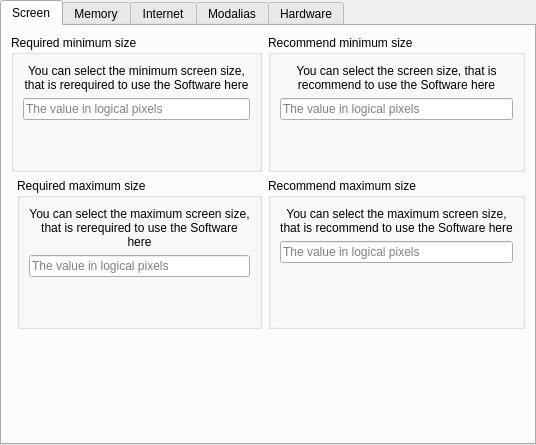
<?xml version="1.0" encoding="UTF-8"?>
<ui version="4.0">
 <class>RelationsWidget</class>
 <widget class="QWidget" name="RelationsWidget">
  <property name="geometry">
   <rect>
    <x>0</x>
    <y>0</y>
    <width>536</width>
    <height>445</height>
   </rect>
  </property>
  <property name="windowTitle">
   <string notr="true">RelationsWidget</string>
  </property>
  <layout class="QVBoxLayout" name="verticalLayout">
   <property name="leftMargin">
    <number>0</number>
   </property>
   <property name="topMargin">
    <number>0</number>
   </property>
   <property name="rightMargin">
    <number>0</number>
   </property>
   <property name="bottomMargin">
    <number>0</number>
   </property>
   <item>
    <widget class="QTabWidget" name="main_tab_widget">
     <property name="currentIndex">
      <number>0</number>
     </property>
     <widget class="QWidget" name="tab">
      <attribute name="title">
       <string>Screen</string>
      </attribute>
      <layout class="QGridLayout" name="gridLayout">
       <item row="3" column="1">
        <widget class="QGroupBox" name="groupBox_2">
         <property name="title">
          <string>Required maximum size</string>
         </property>
         <layout class="QVBoxLayout" name="verticalLayout_3">
          <item>
           <widget class="QLabel" name="label_2">
            <property name="text">
             <string>You can select the maximum screen size, that is rerequired to use the Software here</string>
            </property>
            <property name="alignment">
             <set>Qt::AlignCenter</set>
            </property>
            <property name="wordWrap">
             <bool>true</bool>
            </property>
           </widget>
          </item>
          <item>
           <widget class="QLineEdit" name="edit_screen_custom_le_requires">
            <property name="placeholderText">
             <string>The value in logical pixels</string>
            </property>
           </widget>
          </item>
          <item>
           <spacer name="verticalSpacer_5">
            <property name="orientation">
             <enum>Qt::Vertical</enum>
            </property>
            <property name="sizeHint" stdset="0">
             <size>
              <width>20</width>
              <height>40</height>
             </size>
            </property>
           </spacer>
          </item>
         </layout>
        </widget>
       </item>
       <item row="3" column="2">
        <widget class="QGroupBox" name="groupBox_3">
         <property name="title">
          <string>Recommend maximum size</string>
         </property>
         <layout class="QVBoxLayout" name="verticalLayout_4">
          <item>
           <widget class="QLabel" name="label_3">
            <property name="text">
             <string>You can select the maximum screen size, that is recommend to use the Software here</string>
            </property>
            <property name="alignment">
             <set>Qt::AlignCenter</set>
            </property>
            <property name="wordWrap">
             <bool>true</bool>
            </property>
           </widget>
          </item>
          <item>
           <widget class="QLineEdit" name="edit_screen_custom_le_recommends">
            <property name="placeholderText">
             <string>The value in logical pixels</string>
            </property>
           </widget>
          </item>
          <item>
           <spacer name="verticalSpacer_7">
            <property name="orientation">
             <enum>Qt::Vertical</enum>
            </property>
            <property name="sizeHint" stdset="0">
             <size>
              <width>20</width>
              <height>40</height>
             </size>
            </property>
           </spacer>
          </item>
         </layout>
        </widget>
       </item>
       <item row="0" column="2">
        <widget class="QGroupBox" name="groupBox_4">
         <property name="title">
          <string>Recommend minimum size</string>
         </property>
         <layout class="QVBoxLayout" name="verticalLayout_5">
          <item>
           <widget class="QLabel" name="label_4">
            <property name="text">
             <string>You can select the screen size, that is recommend to use the Software here</string>
            </property>
            <property name="alignment">
             <set>Qt::AlignCenter</set>
            </property>
            <property name="wordWrap">
             <bool>true</bool>
            </property>
           </widget>
          </item>
          <item>
           <widget class="QLineEdit" name="edit_screen_custom_ge_recommends">
            <property name="placeholderText">
             <string>The value in logical pixels</string>
            </property>
           </widget>
          </item>
          <item>
           <spacer name="verticalSpacer_8">
            <property name="orientation">
             <enum>Qt::Vertical</enum>
            </property>
            <property name="sizeHint" stdset="0">
             <size>
              <width>20</width>
              <height>40</height>
             </size>
            </property>
           </spacer>
          </item>
         </layout>
        </widget>
       </item>
       <item row="0" column="0" colspan="2">
        <widget class="QGroupBox" name="groupBox">
         <property name="title">
          <string>Required minimum size</string>
         </property>
         <layout class="QVBoxLayout" name="verticalLayout_2">
          <item>
           <widget class="QLabel" name="label">
            <property name="text">
             <string>You can select the minimum screen size, that is rerequired to use the Software here</string>
            </property>
            <property name="alignment">
             <set>Qt::AlignCenter</set>
            </property>
            <property name="wordWrap">
             <bool>true</bool>
            </property>
           </widget>
          </item>
          <item>
           <widget class="QLineEdit" name="edit_screen_custom_ge_requires">
            <property name="placeholderText">
             <string>The value in logical pixels</string>
            </property>
           </widget>
          </item>
          <item>
           <spacer name="verticalSpacer_6">
            <property name="orientation">
             <enum>Qt::Vertical</enum>
            </property>
            <property name="sizeHint" stdset="0">
             <size>
              <width>20</width>
              <height>40</height>
             </size>
            </property>
           </spacer>
          </item>
         </layout>
        </widget>
       </item>
       <item row="4" column="2">
        <spacer name="verticalSpacer">
         <property name="orientation">
          <enum>Qt::Vertical</enum>
         </property>
         <property name="sizeHint" stdset="0">
          <size>
           <width>20</width>
           <height>40</height>
          </size>
         </property>
        </spacer>
       </item>
       <item row="4" column="1">
        <spacer name="verticalSpacer_2">
         <property name="orientation">
          <enum>Qt::Vertical</enum>
         </property>
         <property name="sizeHint" stdset="0">
          <size>
           <width>20</width>
           <height>40</height>
          </size>
         </property>
        </spacer>
       </item>
      </layout>
     </widget>
     <widget class="QWidget" name="tab_2">
      <attribute name="title">
       <string>Memory</string>
      </attribute>
      <layout class="QVBoxLayout" name="verticalLayout_6">
       <item>
        <widget class="QLabel" name="label_5">
         <property name="text">
          <string>You can define the required and recommend RAM size for the Software here</string>
         </property>
         <property name="alignment">
          <set>Qt::AlignCenter</set>
         </property>
         <property name="wordWrap">
          <bool>true</bool>
         </property>
        </widget>
       </item>
       <item>
        <layout class="QGridLayout" name="gridLayout_2">
         <item row="0" column="0">
          <widget class="QLabel" name="label_6">
           <property name="text">
            <string>Required:</string>
           </property>
          </widget>
         </item>
         <item row="0" column="2">
          <widget class="QLabel" name="label_7">
           <property name="text">
            <string>MiB</string>
           </property>
          </widget>
         </item>
         <item row="0" column="1">
          <widget class="QLineEdit" name="edit_memory_requires"/>
         </item>
         <item row="1" column="0">
          <widget class="QLabel" name="label_8">
           <property name="text">
            <string>Recommend:</string>
           </property>
          </widget>
         </item>
         <item row="1" column="1">
          <widget class="QLineEdit" name="edit_memory_recommends"/>
         </item>
         <item row="1" column="2">
          <widget class="QLabel" name="label_9">
           <property name="text">
            <string>MiB</string>
           </property>
          </widget>
         </item>
        </layout>
       </item>
       <item>
        <spacer name="verticalSpacer_3">
         <property name="orientation">
          <enum>Qt::Vertical</enum>
         </property>
         <property name="sizeHint" stdset="0">
          <size>
           <width>20</width>
           <height>40</height>
          </size>
         </property>
        </spacer>
       </item>
      </layout>
     </widget>
     <widget class="QWidget" name="tab_5">
      <attribute name="title">
       <string>Internet</string>
      </attribute>
      <layout class="QVBoxLayout" name="verticalLayout_9">
       <item>
        <widget class="QLabel" name="label_12">
         <property name="text">
          <string>You can define here, if the Software needs Internet access. For more information take a look at the documentation.</string>
         </property>
         <property name="alignment">
          <set>Qt::AlignCenter</set>
         </property>
         <property name="wordWrap">
          <bool>true</bool>
         </property>
        </widget>
       </item>
       <item>
        <layout class="QGridLayout" name="gridLayout_3">
         <property name="sizeConstraint">
          <enum>QLayout::SetNoConstraint</enum>
         </property>
         <item row="1" column="1">
          <widget class="QComboBox" name="box_internet_recommends"/>
         </item>
         <item row="0" column="0">
          <widget class="QLabel" name="label_13">
           <property name="sizePolicy">
            <sizepolicy hsizetype="Fixed" vsizetype="Preferred">
             <horstretch>0</horstretch>
             <verstretch>0</verstretch>
            </sizepolicy>
           </property>
           <property name="text">
            <string>Supports:</string>
           </property>
          </widget>
         </item>
         <item row="0" column="1">
          <widget class="QComboBox" name="box_internet_supports"/>
         </item>
         <item row="2" column="1">
          <widget class="QComboBox" name="box_internet_requires"/>
         </item>
         <item row="2" column="0">
          <widget class="QLabel" name="label_15">
           <property name="sizePolicy">
            <sizepolicy hsizetype="Fixed" vsizetype="Preferred">
             <horstretch>0</horstretch>
             <verstretch>0</verstretch>
            </sizepolicy>
           </property>
           <property name="text">
            <string>Requires:</string>
           </property>
          </widget>
         </item>
         <item row="1" column="2">
          <widget class="QLabel" name="label_internet_bandwidth_recommends">
           <property name="sizePolicy">
            <sizepolicy hsizetype="Fixed" vsizetype="Preferred">
             <horstretch>0</horstretch>
             <verstretch>0</verstretch>
            </sizepolicy>
           </property>
           <property name="text">
            <string>Bandwidth:</string>
           </property>
          </widget>
         </item>
         <item row="1" column="0">
          <widget class="QLabel" name="label_14">
           <property name="sizePolicy">
            <sizepolicy hsizetype="Fixed" vsizetype="Preferred">
             <horstretch>0</horstretch>
             <verstretch>0</verstretch>
            </sizepolicy>
           </property>
           <property name="text">
            <string>Recommends:</string>
           </property>
          </widget>
         </item>
         <item row="1" column="3">
          <widget class="QLineEdit" name="edit_internet_bandwidth_recommends">
           <property name="maximumSize">
            <size>
             <width>150</width>
             <height>16777215</height>
            </size>
           </property>
          </widget>
         </item>
         <item row="1" column="4">
          <widget class="QLabel" name="label_internet_mbit_recommends">
           <property name="sizePolicy">
            <sizepolicy hsizetype="Fixed" vsizetype="Preferred">
             <horstretch>0</horstretch>
             <verstretch>0</verstretch>
            </sizepolicy>
           </property>
           <property name="text">
            <string>Mbit/s</string>
           </property>
           <property name="scaledContents">
            <bool>false</bool>
           </property>
          </widget>
         </item>
         <item row="2" column="2">
          <widget class="QLabel" name="label_internet_bandwidth_requires">
           <property name="sizePolicy">
            <sizepolicy hsizetype="Fixed" vsizetype="Preferred">
             <horstretch>0</horstretch>
             <verstretch>0</verstretch>
            </sizepolicy>
           </property>
           <property name="text">
            <string>Bandwidth:</string>
           </property>
          </widget>
         </item>
         <item row="2" column="3">
          <widget class="QLineEdit" name="edit_internet_bandwidth_requires">
           <property name="maximumSize">
            <size>
             <width>150</width>
             <height>16777215</height>
            </size>
           </property>
          </widget>
         </item>
         <item row="2" column="4">
          <widget class="QLabel" name="label_internet_mbit_requires">
           <property name="sizePolicy">
            <sizepolicy hsizetype="Fixed" vsizetype="Preferred">
             <horstretch>0</horstretch>
             <verstretch>0</verstretch>
            </sizepolicy>
           </property>
           <property name="text">
            <string>Mbit/s</string>
           </property>
           <property name="scaledContents">
            <bool>false</bool>
           </property>
          </widget>
         </item>
         <item row="0" column="2">
          <widget class="QLabel" name="label_internet_bandwidth_supports">
           <property name="sizePolicy">
            <sizepolicy hsizetype="Fixed" vsizetype="Preferred">
             <horstretch>0</horstretch>
             <verstretch>0</verstretch>
            </sizepolicy>
           </property>
           <property name="text">
            <string>Bandwidth:</string>
           </property>
          </widget>
         </item>
         <item row="0" column="4">
          <widget class="QLabel" name="label_internet_mbit_supports">
           <property name="sizePolicy">
            <sizepolicy hsizetype="Fixed" vsizetype="Preferred">
             <horstretch>0</horstretch>
             <verstretch>0</verstretch>
            </sizepolicy>
           </property>
           <property name="text">
            <string>Mbit/s</string>
           </property>
          </widget>
         </item>
         <item row="0" column="3">
          <widget class="QLineEdit" name="edit_internet_bandwidth_supports">
           <property name="maximumSize">
            <size>
             <width>150</width>
             <height>16777215</height>
            </size>
           </property>
          </widget>
         </item>
        </layout>
       </item>
       <item>
        <spacer name="verticalSpacer_4">
         <property name="orientation">
          <enum>Qt::Vertical</enum>
         </property>
         <property name="sizeHint" stdset="0">
          <size>
           <width>20</width>
           <height>40</height>
          </size>
         </property>
        </spacer>
       </item>
      </layout>
     </widget>
     <widget class="QWidget" name="tab_4">
      <attribute name="title">
       <string>Modalias</string>
      </attribute>
      <layout class="QVBoxLayout" name="verticalLayout_8">
       <item>
        <widget class="QLabel" name="label_11">
         <property name="text">
          <string>Check for specific hardware to be present via its modalias. The modalias may contain a wildcard expression.</string>
         </property>
         <property name="alignment">
          <set>Qt::AlignCenter</set>
         </property>
         <property name="wordWrap">
          <bool>true</bool>
         </property>
         <property name="openExternalLinks">
          <bool>true</bool>
         </property>
        </widget>
       </item>
       <item>
        <widget class="QTableWidget" name="modalias_table">
         <column>
          <property name="text">
           <string>Type</string>
          </property>
         </column>
         <column>
          <property name="text">
           <string>Modalias</string>
          </property>
         </column>
         <column>
          <property name="text">
           <string>Remove</string>
          </property>
         </column>
        </widget>
       </item>
       <item>
        <widget class="QPushButton" name="button_modalias_add">
         <property name="text">
          <string>Add</string>
         </property>
        </widget>
       </item>
      </layout>
     </widget>
     <widget class="QWidget" name="tab_3">
      <attribute name="title">
       <string>Hardware</string>
      </attribute>
      <layout class="QVBoxLayout" name="verticalLayout_7">
       <item>
        <widget class="QLabel" name="label_10">
         <property name="text">
          <string>If the Software need special hardware e.g. a configuration tool for a special Notebook, you can define that here. The hardware is identified with its Computer Hardware ID (CHID).</string>
         </property>
         <property name="alignment">
          <set>Qt::AlignCenter</set>
         </property>
         <property name="wordWrap">
          <bool>true</bool>
         </property>
        </widget>
       </item>
       <item>
        <widget class="QTableWidget" name="hardware_table">
         <column>
          <property name="text">
           <string>Type</string>
          </property>
         </column>
         <column>
          <property name="text">
           <string>CHID</string>
          </property>
         </column>
         <column>
          <property name="text">
           <string>Remove</string>
          </property>
         </column>
        </widget>
       </item>
       <item>
        <widget class="QPushButton" name="button_hardware_add">
         <property name="text">
          <string>Add</string>
         </property>
        </widget>
       </item>
      </layout>
     </widget>
    </widget>
   </item>
  </layout>
 </widget>
 <resources/>
 <connections/>
</ui>
